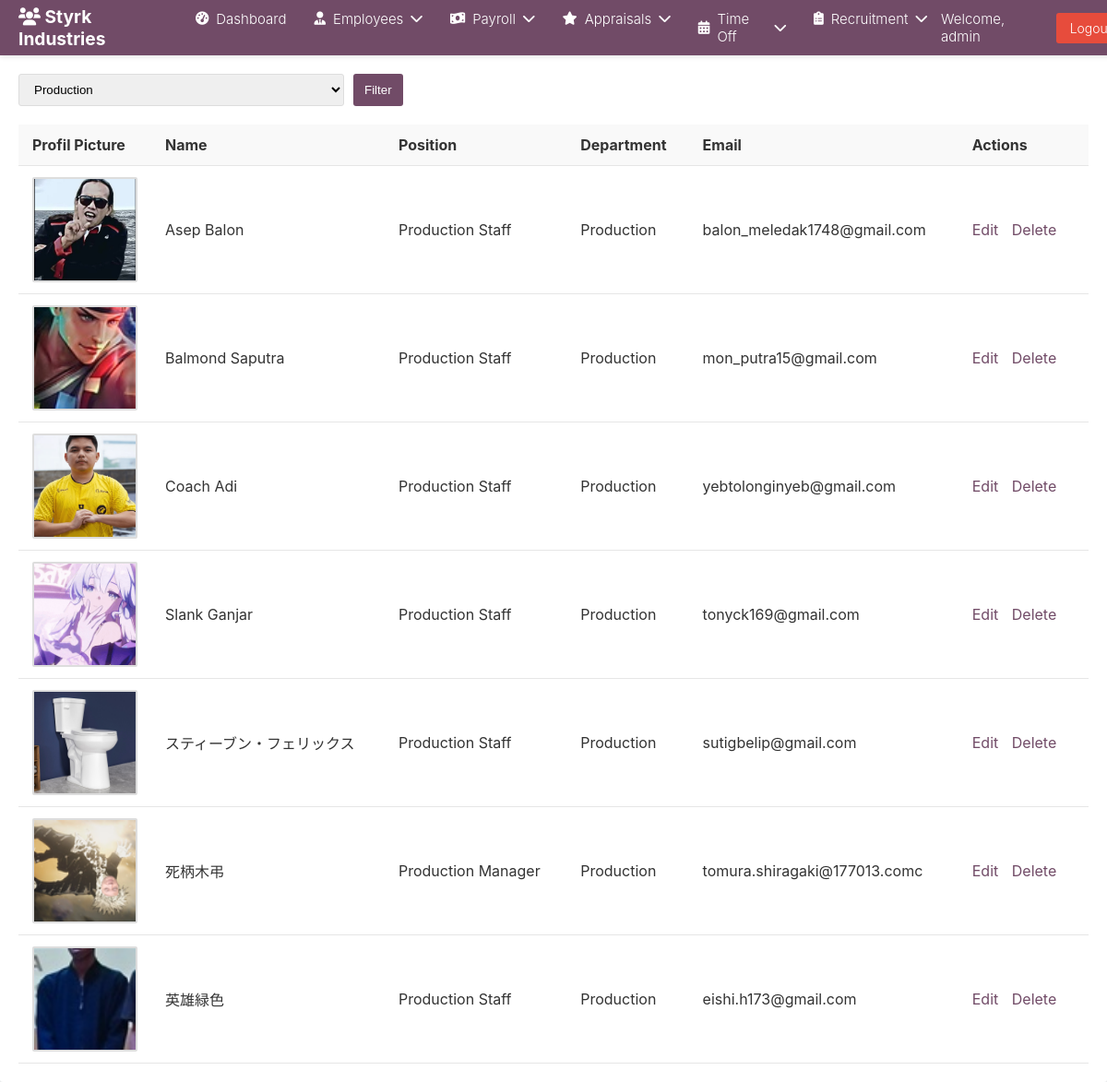
Page /index.php?department=6 (signed in) on the committed database.
### tables this page shows
CREATE TABLE `employees` (
  `id` int NOT NULL,
  `department_id` int DEFAULT NULL,
  `position_id` int NOT NULL,
  `skills_id` int NOT NULL,
  `name` varchar(100) NOT NULL,
  `email` varchar(100) DEFAULT NULL,
  `image_path` varchar(255) DEFAULT NULL,
  `created_by` int DEFAULT NULL,
  `created_at` timestamp NULL DEFAULT CURRENT_TIMESTAMP
);

CREATE TABLE `job_positions` (
  `position_id` int NOT NULL,
  `department_id` int NOT NULL,
  `title` varchar(100) NOT NULL
);

CREATE TABLE `departments` (
  `id` int NOT NULL,
  `name` varchar(100) NOT NULL
);

### process.php (called while the page is built, shortened)
<?php
function getDepartments($conn) {
    $departments = [];
    $result = $conn->query("SELECT id, name FROM departments ORDER BY name");
    if ($result->num_rows > 0) {
        while ($row = $result->fetch_assoc()) {
            $departments[$row['id']] = $row['name'];
        }
    }
    return $departments;
}
?>

### index.php (the view, shortened to what this page needs)
<?php
require 'process.php';
require 'auth.php';
require 'admin_header.php';
$department_filter = isset($_GET['department']) ? intval($_GET['department']) : 0;
$sql = "
    SELECT e.*, d.name AS department_name, jp.title AS position_title
    FROM employees e
    JOIN departments d ON e.department_id = d.id
    JOIN job_positions jp ON e.position_id = jp.position_id
";
if ($department_filter > 0) {
    $sql .= " WHERE e.department_id = $department_filter";
}
$sql .= " ORDER BY d.name, e.name";
$result = $conn->query($sql);
$employees = [];
if ($result->num_rows > 0) {
    while ($row = $result->fetch_assoc()) {
        $employees[] = $row;
    }
}
$departments = getDepartments($conn);
?>
<!DOCTYPE html>
<html lang="en">
<head>
</head>
<body>
    <div class="container">
        <div class="content">
            <form method="GET" class="filter-form">
                <select name="department">
                    <?php foreach ($departments as $id => $name): ?>
                        <option value="<?php echo $id; ?>" <?php echo $department_filter == $id ? 'selected' : ''; ?>>
                            <?php echo $name; ?>
                        </option>
                    <?php endforeach; ?>
                </select>
                <button type="submit">Filter</button>
            </form>
            <table class="employee-table">
                <thead>
                    <tr>
                        <th>Profil Picture</th>
                        <th>Name</th>
                        <th>Position</th>
                        <th>Department</th>
                        <th>Email</th>
                        <th>Actions</th>
                    </tr>
                </thead>
                <tbody>
                    <?php foreach ($employees as $employee): ?>
                        <tr>
                            <td class="profil-gambar">
                                <div class="image-container">
                                    <?php if (!empty($employee['image_path'])): ?>
                                        <img src="<?php echo htmlspecialchars($employee['image_path']); ?>">
                                    <?php else: ?>
                                        <div class="placeholder">No Photo</div>
                                    <?php endif; ?>
                                </div>
                            </td>
                            <td><?php echo htmlspecialchars($employee['name']); ?></td>
                            <td><?php echo htmlspecialchars($employee['position_title']); ?></td>
                            <td><?php echo htmlspecialchars($employee['department_name']); ?></td>
                            <td><?php echo htmlspecialchars($employee['email'] ?? '-'); ?></td>
                            <td class="action-links">
                                <a href="edit_employee.php?id=<?php echo $employee['id']; ?>">Edit</a>
                                <a href="delete_employee.php?id=<?php echo $employee['id']; ?>" onclick="return confirm('Are you sure you want to delete this employee?')">Delete</a>
                            </td>
                        </tr>
                    <?php endforeach; ?>
                </tbody>
            </table>
        </div>
    </div>
</body>
</html>

### admin_header.php (style rules this page uses)
body { font-family: -apple-system, BlinkMacSystemFont, "Segoe UI", Roboto, Helvetica, Arial, sans-serif; margin: 0; background-color: #f5f6f7; color: #333; }

### index.php (style rules this page uses)
body { font-family: -apple-system, BlinkMacSystemFont, "Segoe UI", Roboto, Helvetica, Arial, sans-serif; margin-top: 60px; background-color: #f5f6f7; color: #333; }
.container { margin: 0 auto; }
.content { background-color: white; border-radius: 0 0 3px 3px; box-shadow: 0 1px 3px rgba(0, 0, 0, 0.1); padding: 20px; margin-top: 20px; }
.filter-form { margin-bottom: 20px; display: flex; gap: 10px; }
select, button { padding: 8px 12px; border: 1px solid #ddd; border-radius: 3px; }
button { background-color: #714B67; color: white; border: none; cursor: pointer; }
.employee-table { width: 100%; border-collapse: collapse; }
.employee-table th, .employee-table td { padding: 12px 15px; text-align: left; border-bottom: 1px solid #e6e6e6; }
.employee-table th { background-color: #f9f9f9; font-weight: bold; }
.action-links a { color: #714B67; text-decoration: none; margin-right: 10px; }
.profil-gambar { width: 100px; text-align: center; }
.image-container { width: 110px; height: 110px; overflow: hidden; margin: 0 auto; border: 2px solid #ddd; border-radius: 2px; }
.image-container img { width: 100%; height: 100%; object-fit: cover; object-position: center; }

### rows in the picture
employees: image_path (picture), name "Asep Balon", position.title "Production Staff", department.name "Production", email "balon_meledak1748@gmail.com"
employees: image_path (picture), name "Balmond Saputra", position.title "Production Staff", department.name "Production", email "mon_putra15@gmail.com"
employees: image_path (picture), name "Coach Adi", position.title "Production Staff", department.name "Production", email "yebtolonginyeb@gmail.com"
employees: image_path (picture), name "Slank Ganjar", position.title "Production Staff", department.name "Production", email "tonyck169@gmail.com"
employees: image_path (picture), name "スティーブン・フェリックス", position.title "Production Staff", department.name "Production", email "sutigbelip@gmail.com"
employees: image_path (picture), name "死柄木弔", position.title "Production Manager", department.name "Production", email "tomura.shiragaki@177013.comc"
employees: image_path (picture), name "英雄緑色", position.title "Production Staff", department.name "Production", email "eishi.h173@gmail.com"

### other values in the picture
$_SESSION['username'] "admin"
form field department "Production"
